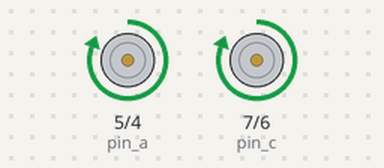
Simulated run of this sketch. Board: Arduino Uno, built with avr-gcc and run on an emulated ATmega328P. On the bench: motor-driver pin pairs drawn as motors (green arrow = first pin HIGH = forward, orange = second pin HIGH = backward, longer = more drive).

Above: at 1.1 s.
At 14.1 s:
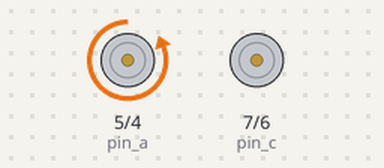
At 24.1 s:
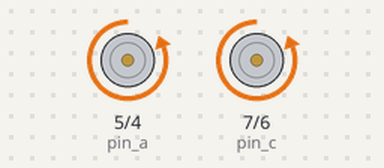
At 36.1 s:
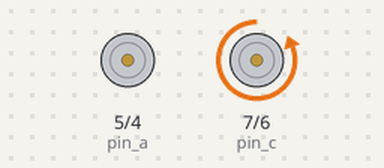
Timing chart, 0 to 40.0 s (numbered marks = the images above):
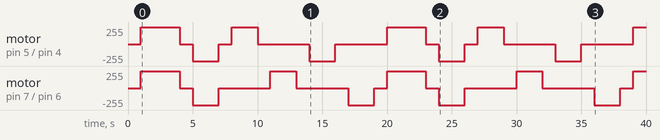

Measured:
- by itself, motor on pin 5 (pin_a) / pin 4 (pin_b): stopped → forward 255/255 at 1.0 s, → stopped 3.0 s later, → backward 255/255 1.0 s later, → stopped 2.0 s later, … (17 changes in this stretch)
- by itself, motor on pin 7 (pin_c) / pin 6 (pin_d): stopped → forward 255/255 at 1.0 s, → stopped 3.0 s later, → backward 255/255 1.0 s later, → stopped 2.0 s later, … (17 changes in this stretch)

The sketch:

src.ino
```cpp
// #include "../libs/motorControl/motorControl.h"
#include <Arduino.h>

#define FRONT 1
#define BACK 2
#define STOP 0

#define MOTOR_RIGHT 1
#define MOTOR_LEFT 2
#define MOTOR_BOTH 3

// Pinos do motor DC
const int pin_a = 5;
const int pin_b = 4;
const int pin_c = 7;
const int pin_d = 6;

void initMotorDc()
{
  pinMode(pin_a, OUTPUT);
  pinMode(pin_b, OUTPUT);
  pinMode(pin_c, OUTPUT);
  pinMode(pin_d, OUTPUT);
}

// direction: 0 - break, 1 - forward, 2 - backward
void setMotorDc(int motor_number = MOTOR_BOTH, int direction = FRONT)
{
  if (motor_number == MOTOR_RIGHT)
  {
    switch (direction)
    {
    case STOP:
      digitalWrite(pin_a, LOW);
      digitalWrite(pin_b, LOW);
      break;
    case FRONT:
      digitalWrite(pin_a, HIGH);
      digitalWrite(pin_b, LOW);
      break;
    case BACK:
      digitalWrite(pin_a, LOW);
      digitalWrite(pin_b, HIGH);
      break;
    }
  }
  else if (motor_number == MOTOR_LEFT)
  {
    switch (direction)
    {
    case STOP:
      digitalWrite(7, LOW);
      digitalWrite(6, LOW);
      break;
    case FRONT:
      digitalWrite(7, HIGH);
      digitalWrite(6, LOW);
      break;
    case BACK:
      digitalWrite(7, LOW);
      digitalWrite(6, HIGH);
      break;
    }
  }
  else if (motor_number == MOTOR_BOTH)
  {
    switch (direction)
    {
    case STOP:
      digitalWrite(5, LOW);
      digitalWrite(4, LOW);
      digitalWrite(7, LOW);
      digitalWrite(6, LOW);
      break;
    case FRONT:
      digitalWrite(5, HIGH);
      digitalWrite(4, LOW);
      digitalWrite(7, HIGH);
      digitalWrite(6, LOW);
      break;

    case BACK:
      digitalWrite(5, LOW);
      digitalWrite(4, HIGH);
      digitalWrite(7, LOW);
      digitalWrite(6, HIGH);
      break;
    }
  }
}

void demoMode()
{
  setMotorDc(MOTOR_BOTH, FRONT);
  delay(3000);

  setMotorDc(MOTOR_BOTH, STOP);
  delay(1000);

  setMotorDc(MOTOR_BOTH, BACK);
  delay(2000);

  setMotorDc(MOTOR_BOTH, STOP);
  delay(1000);

  setMotorDc(MOTOR_RIGHT, FRONT);
  delay(2000);

  setMotorDc(MOTOR_BOTH, STOP);
  delay(1000);

  setMotorDc(MOTOR_LEFT, FRONT);
  delay(2000);

  setMotorDc(MOTOR_BOTH, STOP);
  delay(1000);

  setMotorDc(MOTOR_RIGHT, BACK);
  delay(2000);

  setMotorDc(MOTOR_BOTH, STOP);
  delay(1000);

  setMotorDc(MOTOR_LEFT, BACK);
  delay(2000);

  setMotorDc(MOTOR_BOTH, STOP);
  delay(1000);
}

void setup()
{
  initMotorDc();
  delay(1000);
}

void loop()
{
  demoMode();
}
```
